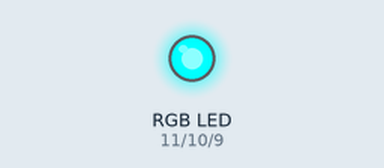
This sketch was run on a simulated Arduino Uno, built with avr-gcc and run on an emulated ATmega328P. On the bench: an RGB LED mixed from three pins (HIGH = lit).

Above: at 0.5 s.
At 1.5 s:
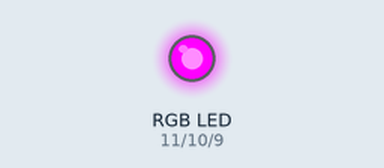
At 5.5 s:
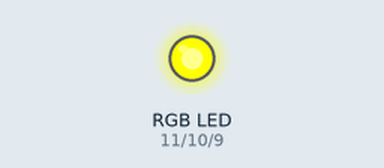
Timing chart, 0 to 6.9 s (numbered marks = the images above):
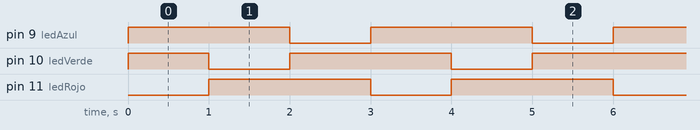

Measured:
- by itself, pin 9 (ledAzul), pin 11 (ledRojo): alternates HIGH for 2.0 s and LOW for 1.0 s
- by itself, pin 10 (ledVerde): repeats every 3.0 s: LOW 1.0 s, HIGH 2.0 s
- by itself, everything shown: repeats every 3.0 s, in 3 steps

The sketch:

RGB.ino
```cpp
int ledRojo = 11;
int ledVerde = 10;
int ledAzul = 9;

void setup(){
  pinMode(ledRojo, OUTPUT);
  pinMode(ledVerde, OUTPUT);
  pinMode(ledAzul,OUTPUT);
}

void loop(){
  color(255,0,0);
  delay(1000);
  color(0,255,0);
  delay(1000);
  color(0,0,255);
  delay(1000);
}

void color(int rojo, int verde, int azul){
  analogWrite(ledRojo, 255-rojo);
  analogWrite(ledVerde, 255-verde);
  analogWrite(ledAzul, 255-azul);
}
```
